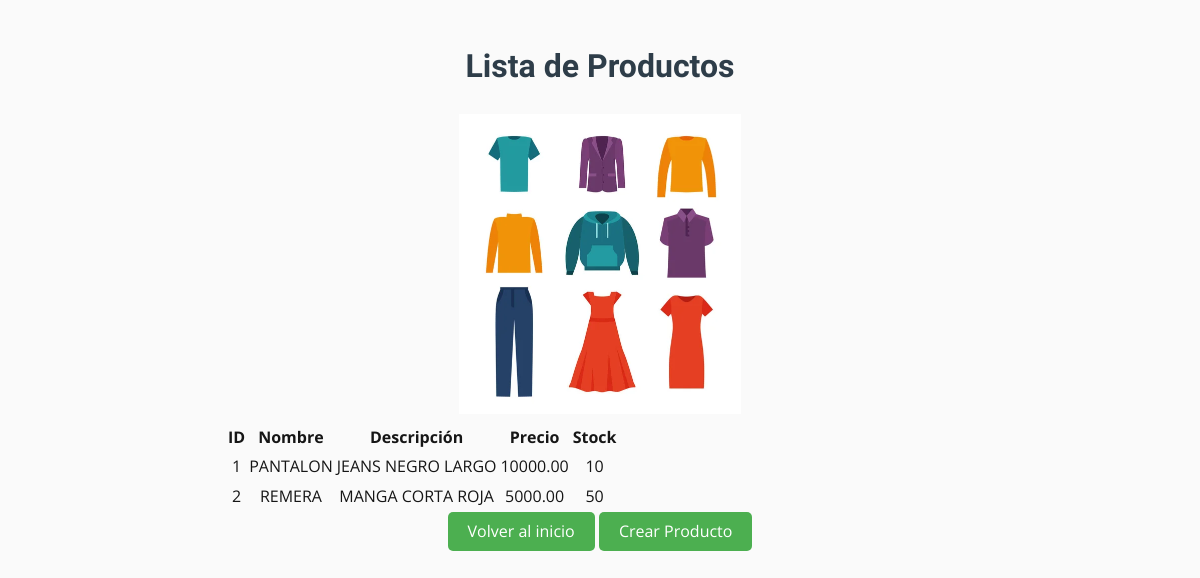
The app's page /productos/, older data.
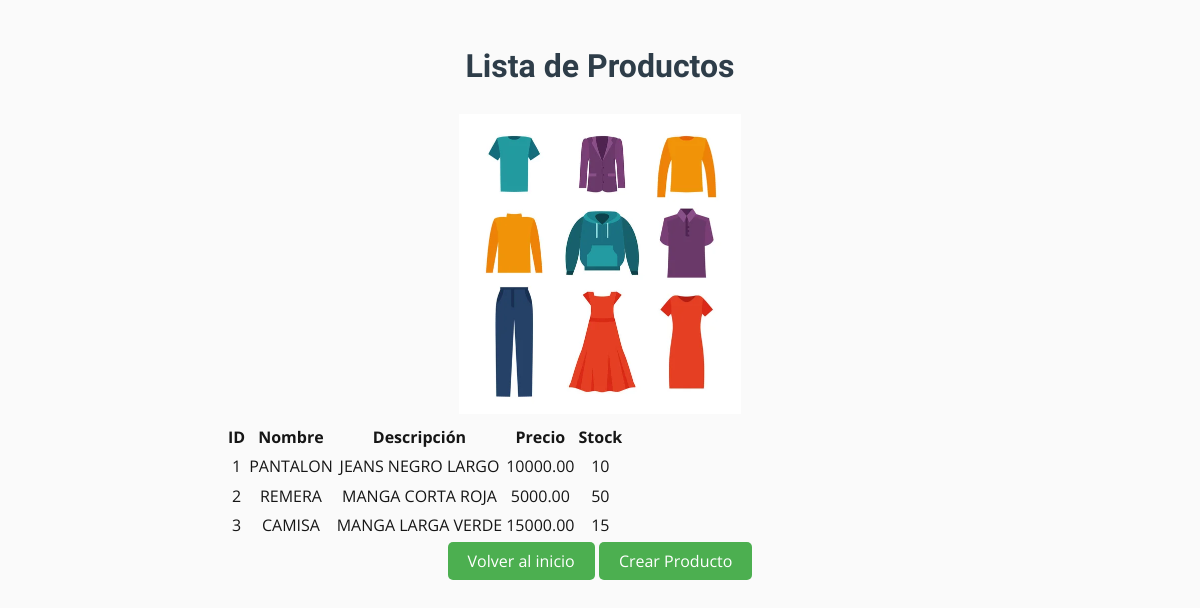
The same page, newer data.
### comercio/models.py (models this page shows, shortened)
class Producto(models.Model):
    nombre = models.CharField(max_length=100)
    descripcion = models.TextField(blank=True)
    precio = models.DecimalField(max_digits=10, decimal_places=2)
    stock = models.PositiveIntegerField()

### comercio/views.py (the view)
# urls.py: path('productos/', views.lista_productos, name='lista_productos'),
def lista_productos(request):
    productos = Producto.objects.all()
    return render(request, 'comercio/lista_productos.html', {'productos': productos})

### comercio/templates/comercio/lista_productos.html
{% extends 'comercio/base.html' %}
{% load static %}
{% block contenido %}
<h1>Lista de Productos</h1>
<img src="{% static 'comercio/img/ropa.jpg' %}" alt="" height="300px">
<table>
    <thead>
        <tr>
            <th>ID</th>
            <th>Nombre</th>
            <th>Descripción</th>
            <th>Precio</th>
            <th>Stock</th>
        </tr>
    </thead>
    <tbody>
        {% for producto in productos %}
        <tr>
            <td>{{ producto.id }}</td>
            <td>{{ producto.nombre }}</td>
            <td>{{ producto.descripcion }}</td>
            <td>{{ producto.precio }}</td>
            <td>{{ producto.stock }}</td>
        </tr>
        {% endfor %}
    </tbody>
</table>
<a href="{% url 'comercio' %}"><button type="button">Volver al inicio</button></a>
<a href="{% url 'crear_producto' %}"><button>Crear Producto</button></a>
{% endblock contenido %}

Row changes from the older to the newer data that the page shows:
added Producto: id "3", nombre "CAMISA", descripcion "MANGA LARGA VERDE", precio "15000.00", stock "15"
